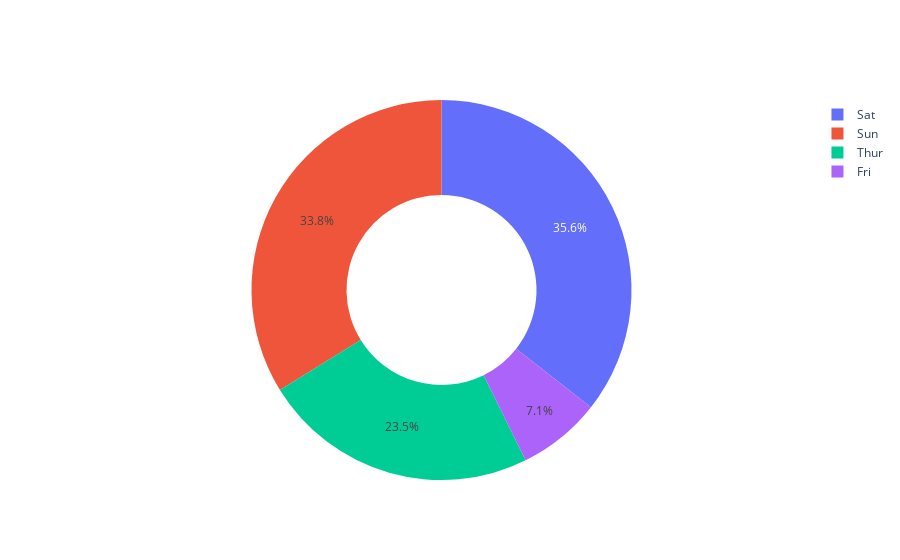

Here is the notebook cell this chart was saved with:
### Markdown cell above
# Q.5: Now check the tips given to the waiters according to the days to find out which day the most tips are given to the waiters:

### Code cell
Labels=data['day']
Values=data['tip']
Data=go.Pie(labels=Labels,values=Values,hole=0.5)
fig=go.Figure(data=[Data])
fig.show()

### Figure 1 — Plotly figure (JSON) as saved in the notebook; plotly's stock layout.template omitted (floating-point values rounded to 4 significant figures; data arrays with more than 128 entries replaced by an {"elided": "..."} marker saying what was removed)
{"data": [{"hole": 0.5, "labels": {"elided": "244 str values"}, "type": "pie", "values": {"elided": "244 float values"}}], "layout": {"autosize": true}}
